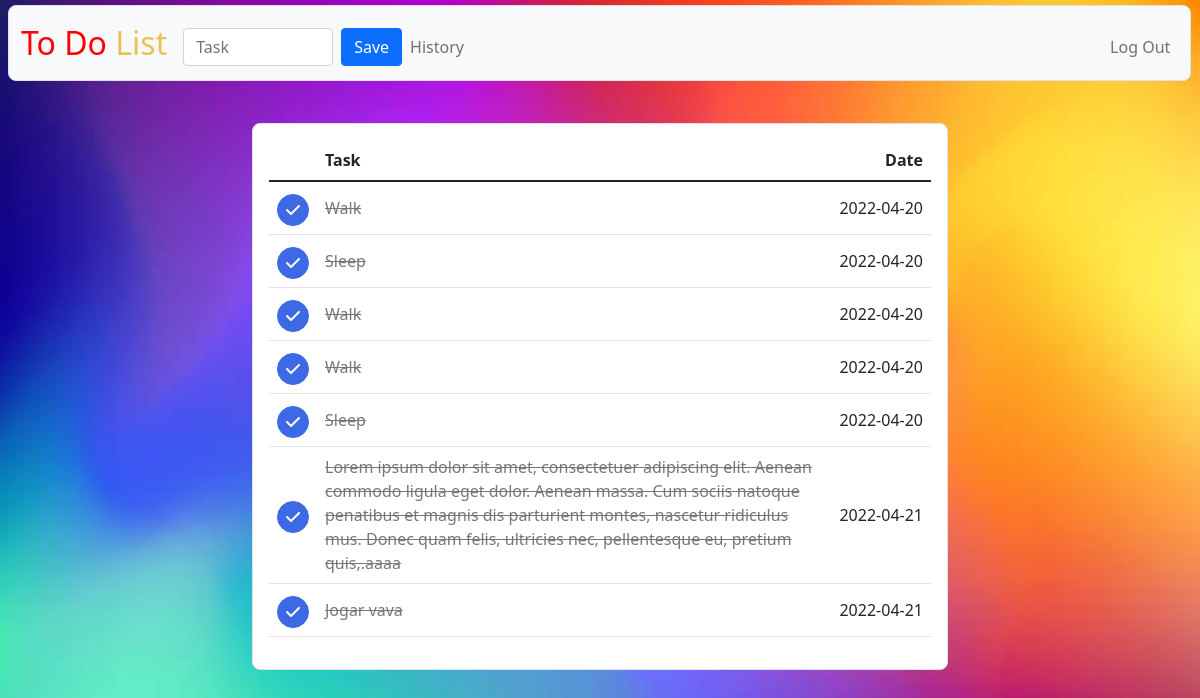
Screenshot of /history (signed in) with the database file from the repository.
### tables this page shows
CREATE TABLE list (
list_id INTEGER PRIMARY KEY AUTOINCREMENT NOT NULL,
user_id INTEGER NOT NULL,
done BOOL NOT NULL,
todo TINYTEXT NOT NULL,
date DATETIME NOT NULL DEFAULT CURRENT_TIMESTAMP,
FOREIGN KEY (user_id) REFERENCES users(user_id) );

### app.py (the view)
@app.route("/history", methods=["GET", "POST"])
@login_required
def history():
    if request.method == "POST":
        db.execute("UPDATE list SET done = 0 WHERE user_id = ? AND list_id = ?", session["user_id"], request.form.get("id"))
        list = db.execute("SELECT * FROM list WHERE user_id = ? AND done = 1 ", session["user_id"])
        counter = db.execute("SELECT COUNT(*) FROM list WHERE user_id = ? AND done = 1", session["user_id"])
        return render_template("history.html", list=list, counter=counter)
    else:
        list = db.execute("SELECT * FROM list WHERE user_id = ? AND done = 1 ", session["user_id"])
        counter = db.execute("SELECT COUNT(*) FROM list WHERE user_id = ? AND done = 1", session["user_id"])
        return render_template("history.html", list=list, counter=counter[0]["COUNT(*)"])

### app.py (called while the page is built)
@app.after_request
def after_request(response):
    response.headers["Cache-Control"] = "no-cache, no-store, must-revalidate"
    response.headers["Expires"] = 0
    response.headers["Pragma"] = "no-cache"
    return response

### helpers.py (called while the page is built)
def login_required(f):
    @wraps(f)
    def decorated_function(*args, **kwargs):
        if session.get("user_id") is None:
            return redirect("/login")
        return f(*args, **kwargs)
    return decorated_function

### templates/history.html (shortened to what this page needs)
{% extends "layout.html" %}
{% block main %}
    {% if counter == 0 %}
        <p>Complete Tasks so they can appear here</p>
    {% else %}
        <div class="container shape border">
            <table class="table tablestriped">
                <thead>
                    <tr>
                        <th class="text-start"> </th>
                        <th class="text-start">Task</th>
                        <th class="text-end">Date</th>
                    </tr>
                </thead>
                <tbody>
                    {% for li in list %}
                        <tr class="align">
                            <td class="text-start">
                                <form action="/history" method="post">
                                    <button type="submit" class="btn btn-outline-primary2 form-check-input check"><i class="fa-solid fa-check"></i></button>
                                </form>
                            </td>
                            <td class="text-start line">{{ li.todo }}</td>
                            <td class="text-end text-nowrap">{{ li.date[0:10] }}</td>
                        </tr>
                    {% endfor %}
                </tbody>
            </table>
        </div>
    {% endif %}
{% endblock %}}

### templates/layout.html (shortened to what this page needs)
<!DOCTYPE html>
<html lang="en">
    <head>
        <link rel="stylesheet" href="https://cdnjs.cloudflare.com/ajax/libs/font-awesome/4.7.0/css/font-awesome.min.css">
        <link href="https://cdn.jsdelivr.net/npm/bootstrap@5.1.3/dist/css/bootstrap.min.css" rel="stylesheet">
        <link href="/static/styles.css" rel="stylesheet">
    </head>
    <body>
        <nav class="bg-light border navbar navbar-expand-md navbar-light ">
            <div class="container-fluid">
                <a class="navbar-brand" href="/"><span class="color">To Do <span class="color2">List</span></a>
                <div class="collapse navbar-collapse" id="navbar">
                    {% if session["user_id"] %}
                        <form action="/add" method="post" class="form-inline my-2 my-lg-0 back">
                            <input autocomplete="off" autofocus class="form-control me-2"  type="text" id="todo" minlength="2" maxlength="255" name="todo" placeholder="Task">
                            <button class="btn btn-primary" type="submit">Save</button>
                        </form>
                        <ul class="navbar-nav me-auto mt-2">
                            <li class="nav-item"><a class="nav-link" href="/history">History</a></li>
                        </ul>
                        <ul class="navbar-nav ms-auto mt-2">
                            <li class="nav-item"><a class="nav-link" href="/logout">Log Out</a></li>
                        </ul>
                    {% else %}
                        <ul class="navbar-nav ms-auto mt-2">
                            <li class="nav-item"><a class="nav-link" href="/register">Register</a></li>
                            <li class="nav-item"><a class="nav-link" href="/login">Log In</a></li>
                        </ul>
                    {% endif %}
                </div>
            </div>
        </nav>
        <main class="containers py-5 text-center margin">
            {% block main %}{% endblock %}
        </main>
    </body>
</html>

### static/styles.css (style rules this page uses)
body { background:url(test2.jpg); background-position:center; background-repeat:no-repeat; background-size:cover; background-attachment: fixed; margin: 8px; }
.border { border: 1px solid #dee2e6!important; border-radius: 8px 8px 8px 8px; }
form.back { display: flex; }
.form-control { width: 150px; }
.form-check-input { width: 2em; height: 2em; }
.btn-outline-primary2 { color: #fff; border-radius: 2em; background-color: #3e69e4; border-color: #3e69e4; }
.containers { width: 100%; max-width: 720px; padding-right: var(--bs-gutter-x,.75rem); padding-left: var(--bs-gutter-x,.75rem); margin-right: auto; margin-left: auto; }
.margin { margin-top: 75px; }
.shape { background-color: white; padding: 1rem!important; border-radius: 8px 8px 8px 8px; }
.line { text-decoration: line-through; color: #797775; }
.align { vertical-align: middle; }
button.check { display: flex; align-content: center; align-items: center; justify-content: center; }
.navbar { position: fixed; display: flex; flex-wrap: wrap; padding-top: .5rem; padding-bottom: .5rem; justify-content: space-between; align-items: center; top: 5px; width: 98.61%; }
nav .navbar-brand { font-size: xx-large; }
nav .navbar-brand .color { color:#FE0000; }
nav .navbar-brand .color2 { color:#EBC153; }
@media (min-width: 768px) { .navbar-expand-md .navbar-collapse { display: flex!important; flex-basis: auto; align-items: baseline; } }

### rows the page displays
list: todo "Walk", date "2022-04-20"
list: todo "Sleep", date "2022-04-20"
list: todo "Walk", date "2022-04-20"
list: todo "Walk", date "2022-04-20"
list: todo "Sleep", date "2022-04-20"
list: todo "Lorem ipsum dolor sit amet, consectetuer adipiscing elit. Aenean commodo ligula eget dolor. Aenean massa. Cum sociis natoque penatibus et magnis dis parturient montes, nascetur ridiculus mus. Donec quam felis, ultricies nec, pellentesque eu, pretium quis,.aaaa", date "2022-04-21"
list: todo "Jogar vava", date "2022-04-21"
